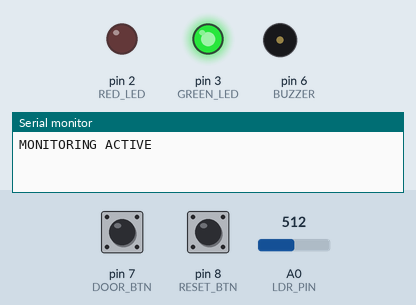
Recording of a sketch running on a simulated Arduino Uno, built with avr-gcc and run on an emulated ATmega328P. Parts: output pins drawn as LEDs (lit = HIGH), buzzer (waves = sounding, pin HIGH), the last lines printed to the serial monitor. Dashed ring = blinking. The inputs (shaded band) are chosen by the test bench; at power-on: A0 (LDR_PIN) = 512, pin 7 (DOOR_BTN) LOW, pin 8 (RESET_BTN) LOW.

Above: at 1.2 s.
1.3 s: A0 (LDR_PIN) set to 583
2.8 s: A0 (LDR_PIN) set to 610
At 3.4 s:
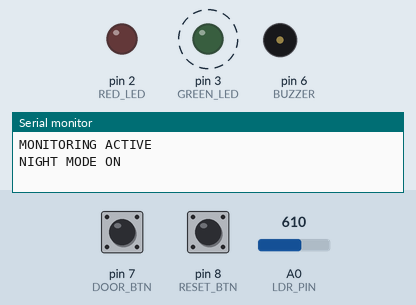
5.8 s: pin 7 (DOOR_BTN) pulled HIGH for 0.15 s
At 8.6 s:
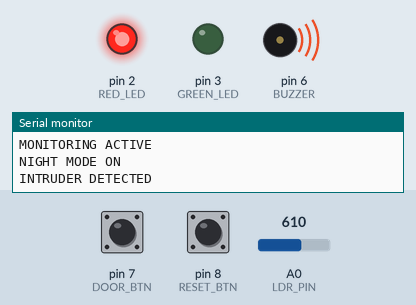
8.8 s: pin 8 (RESET_BTN) pulled HIGH for 0.15 s
At 9.7 s:
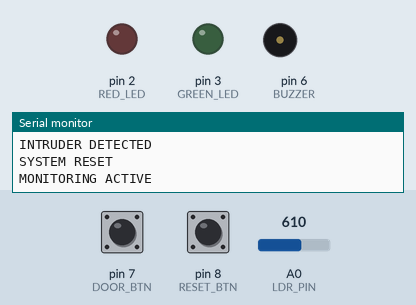
11.8 s: pin 7 (DOOR_BTN) pulled HIGH for 1 s
At 12.07 s:
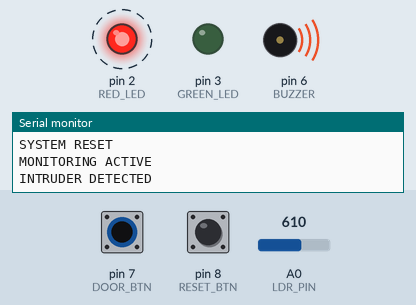
14.8 s: pin 8 (RESET_BTN) pulled HIGH for 1 s
At 15.7 s:
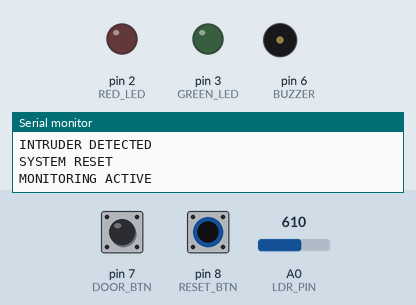
Timing chart, 0 to 19.8 s (numbered marks = the images above; inputs shaded):
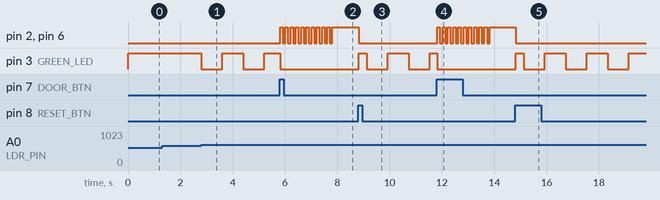

The sketch:

security_system.ino
```cpp
const int RED_LED    = 2;
const int GREEN_LED  = 3;
const int BUZZER     = 6;
const int DOOR_BTN   = 7;
const int RESET_BTN  = 8;
const int LDR_PIN    = A0;

bool alarmActive  = false;
bool nightMode    = false;

unsigned long previousMillis = 0;
bool greenLedState = HIGH;

void setup() {
  pinMode(RED_LED,   OUTPUT);
  pinMode(GREEN_LED, OUTPUT);
  pinMode(BUZZER,    OUTPUT);
  pinMode(DOOR_BTN,  INPUT);
  pinMode(RESET_BTN, INPUT);

  Serial.begin(9600);

  digitalWrite(GREEN_LED, HIGH);
  digitalWrite(RED_LED,   LOW);
  digitalWrite(BUZZER,    LOW);

  Serial.println("MONITORING ACTIVE");
}

void loop() {
  int doorPressed  = digitalRead(DOOR_BTN);
  int resetPressed = digitalRead(RESET_BTN);
  int ldrValue     = analogRead(LDR_PIN);

  if (ldrValue > 600) {
    if (!nightMode) {
      nightMode = true;
      Serial.println("NIGHT MODE ON");
    }
  } else {
    nightMode = false;
  }

  if (doorPressed == HIGH && !alarmActive) {
    alarmActive = true;
    Serial.println("INTRUDER DETECTED");

    digitalWrite(GREEN_LED, LOW);

    for (int i = 0; i < 10; i++) {
      digitalWrite(RED_LED, HIGH);
      digitalWrite(BUZZER,  HIGH);
      delay(100);
      digitalWrite(RED_LED, LOW);
      digitalWrite(BUZZER,  LOW);
      delay(100);
    }

    digitalWrite(RED_LED, HIGH);
    digitalWrite(BUZZER,  HIGH);
  }

  if (resetPressed == HIGH && alarmActive) {
    alarmActive = false;
    Serial.println("SYSTEM RESET");

    digitalWrite(RED_LED, LOW);
    digitalWrite(BUZZER,  LOW);
    digitalWrite(GREEN_LED, HIGH);

    delay(300);

    Serial.println("MONITORING ACTIVE");
  }

  if (!alarmActive) {
    if (nightMode) {
      unsigned long currentMillis = millis();
      if (currentMillis - previousMillis >= 800) {
        previousMillis = currentMillis;
        greenLedState = !greenLedState;
        digitalWrite(GREEN_LED, greenLedState);
      }
    } else {
      digitalWrite(GREEN_LED, HIGH);
    }
  }

  delay(50);
}
```

Measured:
- the behaviour switches between 600 and 601 on A0 (LDR_PIN) (found by bisection; images 0 and 1)
- after the input at 1.3 s, every drawn part: stays the same
- after the input at 2.8 s, pin 3 (GREEN_LED): alternates HIGH for 0.80 s and LOW for 0.80 s, starting at once
- after the input at 5.8 s, pin 2 (RED_LED), pin 6 (BUZZER): alternates HIGH for 0.10 s and LOW for 0.10 s, 21 changes in all, then stays HIGH, starting at once
- after the input at 8.8 s, pin 2 (RED_LED), pin 6 (BUZZER): HIGH → LOW at once; pin 3 (GREEN_LED): goes HIGH 0.30 s, LOW 0.80 s, HIGH 0.80 s, LOW 0.80 s, then HIGH, starting at once
- after the input at 11.8 s, pin 2 (RED_LED), pin 6 (BUZZER): alternates HIGH for 0.10 s and LOW for 0.10 s, 21 changes in all, then stays HIGH, starting at once
- after the input at 14.8 s, pin 2 (RED_LED), pin 6 (BUZZER): HIGH → LOW at once; pin 3 (GREEN_LED): LOW → HIGH at once, then repeats every 1.6 s: LOW 0.80 s, HIGH 0.80 s
